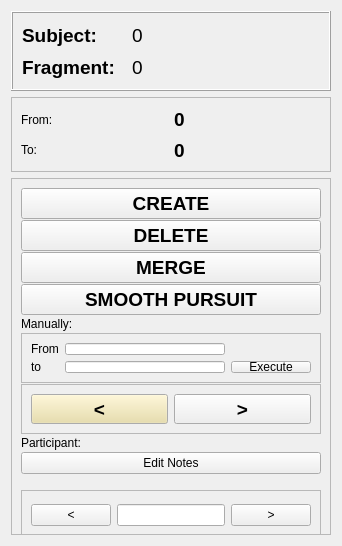
      <widget class="QWidget" name="page">
       <layout class="QVBoxLayout" name="verticalLayout_8">
        <item>
         <widget class="QFrame" name="frameSubjectInfo_2">
          <property name="minimumSize">
           <size>
            <width>0</width>
            <height>80</height>
           </size>
          </property>
          <property name="maximumSize">
           <size>
            <width>16777215</width>
            <height>80</height>
           </size>
          </property>
          <property name="frameShape">
           <enum>QFrame::Box</enum>
          </property>
          <property name="frameShadow">
           <enum>QFrame::Raised</enum>
          </property>
          <layout class="QGridLayout" name="gridLayout_9">
           <property name="topMargin">
            <number>7</number>
           </property>
           <property name="bottomMargin">
            <number>7</number>
           </property>
           <property name="horizontalSpacing">
            <number>10</number>
           </property>
           <property name="verticalSpacing">
            <number>2</number>
           </property>
           <item row="0" column="1">
            <widget class="QLabel" name="lSubject">
             <property name="font">
              <font>
               <pointsize>14</pointsize>
              </font>
             </property>
             <property name="text">
              <string>0</string>
             </property>
            </widget>
           </item>
           <item row="0" column="0">
            <widget class="QLabel" name="label_19">
             <property name="minimumSize">
              <size>
               <width>100</width>
               <height>0</height>
              </size>
             </property>
             <property name="maximumSize">
              <size>
               <width>100</width>
               <height>16777215</height>
              </size>
             </property>
             <property name="font">
              <font>
               <pointsize>14</pointsize>
               <weight>75</weight>
               <bold>true</bold>
              </font>
             </property>
             <property name="text">
              <string>Subject:</string>
             </property>
            </widget>
           </item>
           <item row="1" column="0">
            <widget class="QLabel" name="label_20">
             <property name="minimumSize">
              <size>
               <width>100</width>
               <height>0</height>
              </size>
             </property>
             <property name="maximumSize">
              <size>
               <width>100</width>
               <height>16777215</height>
              </size>
             </property>
             <property name="font">
              <font>
               <pointsize>14</pointsize>
               <weight>75</weight>
               <bold>true</bold>
              </font>
             </property>
             <property name="text">
              <string>Fragment:</string>
             </property>
            </widget>
           </item>
           <item row="1" column="1">
            <widget class="QLabel" name="lSegment">
             <property name="font">
              <font>
               <pointsize>14</pointsize>
              </font>
             </property>
             <property name="text">
              <string>0</string>
             </property>
            </widget>
           </item>
          </layout>
         </widget>
        </item>
        <item>
         <widget class="QFrame" name="frameSegmentInfo_2">
          <property name="minimumSize">
           <size>
            <width>0</width>
            <height>75</height>
           </size>
          </property>
          <property name="maximumSize">
           <size>
            <width>16777215</width>
            <height>75</height>
           </size>
          </property>
          <property name="frameShape">
           <enum>QFrame::StyledPanel</enum>
          </property>
          <property name="frameShadow">
           <enum>QFrame::Raised</enum>
          </property>
          <layout class="QGridLayout" name="gridLayout_8">
           <item row="0" column="0">
            <widget class="QLabel" name="lLabel_6">
             <property name="text">
              <string>From:</string>
             </property>
            </widget>
           </item>
           <item row="0" column="1">
            <widget class="QLabel" name="lFrom">
             <property name="font">
              <font>
               <pointsize>14</pointsize>
               <weight>75</weight>
               <bold>true</bold>
              </font>
             </property>
             <property name="text">
              <string>0</string>
             </property>
            </widget>
           </item>
           <item row="1" column="0">
            <widget class="QLabel" name="lLabel_7">
             <property name="text">
              <string>To:</string>
             </property>
            </widget>
           </item>
           <item row="1" column="1">
            <widget class="QLabel" name="lTo">
             <property name="font">
              <font>
               <pointsize>14</pointsize>
               <weight>75</weight>
               <bold>true</bold>
              </font>
             </property>
             <property name="text">
              <string>0</string>
             </property>
            </widget>
           </item>
          </layout>
         </widget>
        </item>
        <item>
         <widget class="QFrame" name="frameMainButtons_2">
          <property name="layoutDirection">
           <enum>Qt::LeftToRight</enum>
          </property>
          <property name="frameShape">
           <enum>QFrame::StyledPanel</enum>
          </property>
          <property name="frameShadow">
           <enum>QFrame::Raised</enum>
          </property>
          <layout class="QVBoxLayout" name="verticalLayout_7">
           <property name="spacing">
            <number>1</number>
           </property>
           <item>
            <widget class="QPushButton" name="bCreate">
             <property name="font">
              <font>
               <pointsize>14</pointsize>
               <weight>75</weight>
               <bold>true</bold>
              </font>
             </property>
             <property name="text">
              <string>CREATE</string>
             </property>
            </widget>
           </item>
           <item>
            <widget class="QPushButton" name="bDelete">
             <property name="font">
              <font>
               <pointsize>14</pointsize>
               <weight>75</weight>
               <bold>true</bold>
              </font>
             </property>
             <property name="text">
              <string>DELETE</string>
             </property>
            </widget>
           </item>
           <item>
            <widget class="QPushButton" name="bMerge">
             <property name="font">
              <font>
               <pointsize>14</pointsize>
               <weight>75</weight>
               <bold>true</bold>
              </font>
             </property>
             <property name="text">
              <string>MERGE</string>
             </property>
            </widget>
           </item>
           <item>
            <widget class="QPushButton" name="bSmoothPursuit">
             <property name="font">
              <font>
               <pointsize>14</pointsize>
               <weight>75</weight>
               <bold>true</bold>
              </font>
             </property>
             <property name="text">
              <string>SMOOTH PURSUIT</string>
             </property>
            </widget>
           </item>
           <item>
            <widget class="QLabel" name="label_21">
             <property name="minimumSize">
              <size>
               <width>0</width>
               <height>16</height>
              </size>
             </property>
             <property name="maximumSize">
              <size>
               <width>16777215</width>
               <height>16</height>
              </size>
             </property>
             <property name="text">
              <string>Manually:</string>
             </property>
            </widget>
           </item>
           <item>
            <widget class="QFrame" name="frameManually_2">
             <property name="minimumSize">
              <size>
               <width>0</width>
               <height>50</height>
              </size>
             </property>
             <property name="maximumSize">
              <size>
               <width>16777215</width>
               <height>75</height>
              </size>
             </property>
             <property name="frameShape">
              <enum>QFrame::StyledPanel</enum>
             </property>
             <property name="frameShadow">
              <enum>QFrame::Raised</enum>
             </property>
             <layout class="QGridLayout" name="gridLayout_10">
              <item row="0" column="0">
               <widget class="QLabel" name="label_22">
                <property name="text">
                 <string>From</string>
                </property>
               </widget>
              </item>
              <item row="0" column="1">
               <widget class="QLineEdit" name="txFrom"/>
              </item>
              <item row="1" column="0">
               <widget class="QLabel" name="label_23">
                <property name="text">
                 <string>to</string>
                </property>
               </widget>
              </item>
              <item row="1" column="1">
               <widget class="QLineEdit" name="txTo"/>
              </item>
              <item row="1" column="2">
               <widget class="QPushButton" name="bExecManual">
                <property name="text">
                 <string>Execute</string>
                </property>
               </widget>
              </item>
             </layout>
            </widget>
           </item>
           <item>
            <widget class="QFrame" name="frameSwitchSegment_2">
             <property name="maximumSize">
              <size>
               <width>16777215</width>
               <height>50</height>
              </size>
             </property>
             <property name="frameShape">
              <enum>QFrame::StyledPanel</enum>
             </property>
             <property name="frameShadow">
              <enum>QFrame::Raised</enum>
             </property>
             <layout class="QHBoxLayout" name="horizontalLayout_3">
              <item>
               <widget class="QPushButton" name="bPrevious">
                <property name="palette">
                 <palette>
                  <active>
                   <colorrole role="Button">
                    <brush brushstyle="SolidPattern">
                     <color alpha="255">
                      <red>232</red>
                      <green>219</green>
                      <blue>159</blue>
                     </color>
                    </brush>
                   </colorrole>
                  </active>
                  <inactive>
                   <colorrole role="Button">
                    <brush brushstyle="SolidPattern">
                     <color alpha="255">
                      <red>232</red>
                      <green>219</green>
                      <blue>159</blue>
                     </color>
                    </brush>
                   </colorrole>
                  </inactive>
                  <disabled>
                   <colorrole role="Button">
                    <brush brushstyle="SolidPattern">
                     <color alpha="255">
                      <red>232</red>
                      <green>219</green>
                      <blue>159</blue>
                     </color>
                    </brush>
                   </colorrole>
                  </disabled>
                 </palette>
                </property>
                <property name="font">
                 <font>
                  <pointsize>14</pointsize>
                  <weight>75</weight>
                  <bold>true</bold>
                 </font>
                </property>
                <property name="text">
                 <string>&lt;</string>
                </property>
               </widget>
              </item>
              <item>
               <widget class="QPushButton" name="bNext">
                <property name="font">
                 <font>
                  <pointsize>14</pointsize>
                  <weight>75</weight>
                  <bold>true</bold>
                 </font>
                </property>
                <property name="text">
                 <string>&gt;</string>
                </property>
               </widget>
              </item>
             </layout>
            </widget>
           </item>
           <item>
            <widget class="QLabel" name="label_24">
             <property name="minimumSize">
              <size>
               <width>0</width>
               <height>16</height>
              </size>
             </property>
             <property name="maximumSize">
              <size>
               <width>16777215</width>
               <height>16</height>
              </size>
             </property>
             <property name="text">
              <string>Participant:</string>
             </property>
            </widget>
           </item>
           <item>
            <widget class="QPushButton" name="bNotes">
             <property name="sizePolicy">
              <sizepolicy hsizetype="Minimum" vsizetype="Fixed">
               <horstretch>0</horstretch>
               <verstretch>0</verstretch>
              </sizepolicy>
             </property>
             <property name="maximumSize">
              <size>
               <width>10000</width>
               <height>16777215</height>
              </size>
             </property>
             <property name="text">
              <string>Edit Notes</string>
             </property>
            </widget>
           </item>
           <item>
            <widget class="QFrame" name="frameSwitchParticipant_2">
             <property name="minimumSize">
              <size>
               <width>0</width>
               <height>50</height>
              </size>
             </property>
             <property name="maximumSize">
              <size>
               <width>16777215</width>
               <height>20</height>
              </size>
             </property>
             <property name="frameShape">
              <enum>QFrame::StyledPanel</enum>
             </property>
             <property name="frameShadow">
              <enum>QFrame::Raised</enum>
             </property>
             <layout class="QGridLayout" name="gridLayout_11">
              <item row="0" column="0">
               <widget class="QPushButton" name="pushButtonParticipantLeft">
                <property name="text">
                 <string>&lt;</string>
                </property>
               </widget>
              </item>
              <item row="0" column="2">
               <widget class="QPushButton" name="pushButtonParticipantRight">
                <property name="text">
                 <string>&gt;</string>
                </property>
               </widget>
              </item>
              <item row="0" column="1">
               <widget class="QLineEdit" name="lineEditParticipant"/>
              </item>
             </layout>
            </widget>
           </item>
          </layout>
         </widget>
        </item>
       </layout>
      </widget>
